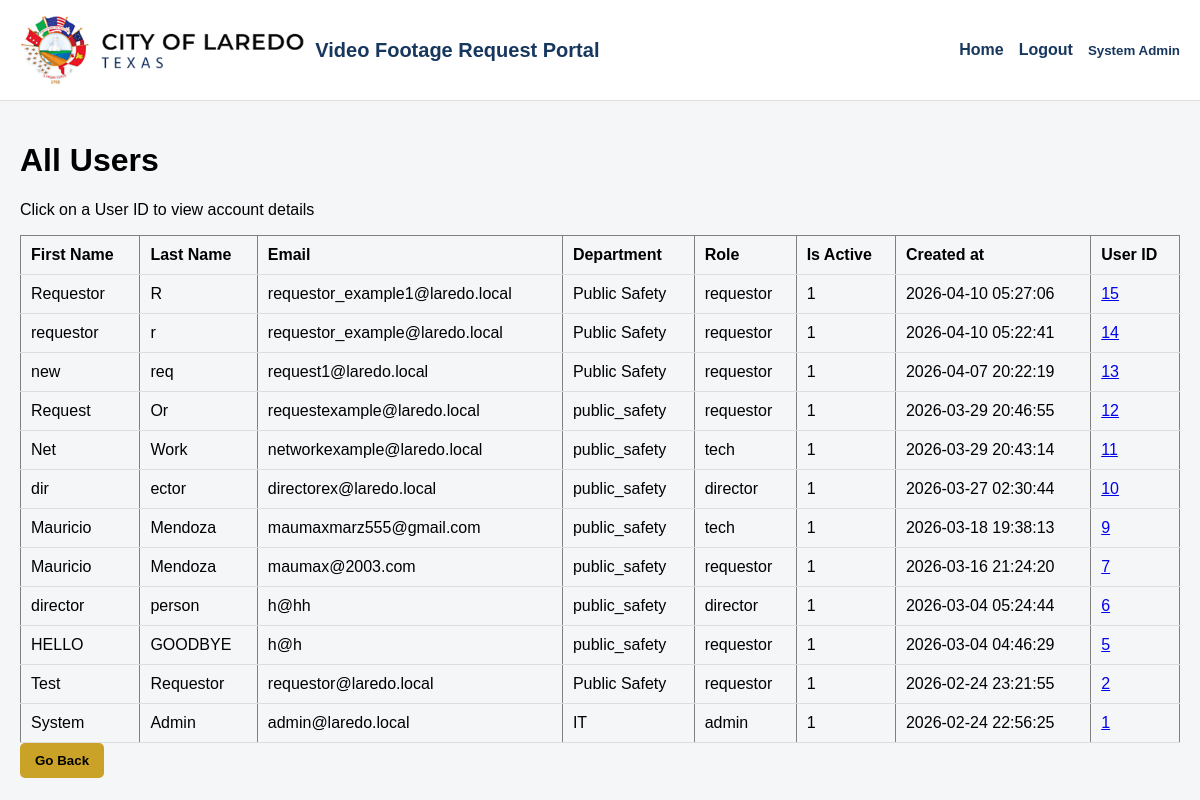
/admin/all_users (signed in), run on the app's committed database.
### tables this page shows
CREATE TABLE users (
  id INTEGER PRIMARY KEY AUTOINCREMENT,
  first_name TEXT NOT NULL,
  last_name  TEXT NOT NULL,
  email      TEXT NOT NULL UNIQUE,
  password_hash TEXT NOT NULL,
  role TEXT NOT NULL CHECK (role IN ('requestor','director','tech','admin')),
  department TEXT,
  is_active INTEGER NOT NULL DEFAULT 1,
  created_at TEXT NOT NULL DEFAULT (datetime('now')),
  updated_at TEXT NOT NULL DEFAULT (datetime('now'))
, employee_id TEXT, division TEXT, job_title TEXT);

### app.py (the view)
    @app.route("/admin/all_users")
    @login_required
    @role_required("admin")
    def all_users():
        db = get_db()
        rows = db.execute(
            """
            SELECT first_name, last_name, email, department, role, is_active, created_at, id
            FROM users
            ORDER BY created_at DESC
            """
        ).fetchall()
        return render_template("all_users.html", users=rows)

### auth.py (called while the page is built)
def login_required(view):
    @wraps(view)
    def wrapped(*args, **kwargs):
        if session.get("user_id") is None:
            return redirect(url_for("login"))
        return view(*args, **kwargs)
    return wrapped

def role_required(*roles):
    def decorator(view):
        @wraps(view)
        def wrapped(*args, **kwargs):
            if session.get("user_id") is None:
                return redirect(url_for("login"))
            if session.get("role") not in roles:
                flash("You do not have permission to access that page.", "error")
                log_action("ACCESS_DENIED")
                return redirect(url_for("dashboard"))
            return view(*args, **kwargs)
        return wrapped
    return decorator

### db.py (called while the page is built)
def get_db():
    if "db" not in g:
        g.db = sqlite3.connect(current_app.config["DATABASE"])
        g.db.row_factory = sqlite3.Row
        g.db.execute("PRAGMA foreign_keys = ON;")
    return g.db

### templates/all_users.html (shortened to what this page needs)
{% extends "base.html" %}
{% block content %}
    <h1>All Users</h1>
    <div>
        <p>Click on a User ID to view account details</p>
    </div>
    {% if users %}
        <table border="1" cellpadding="6">
            <tr>
                <th>First Name</th>
                <th>Last Name</th>
                <th>Email</th>
                <th>Department</th>
                <th>Role</th>
                <th>Is Active</th>
                <th>Created at</th>
                <th>User ID</th>
            </tr>
            {% for r in users %}
                <tr>
                    <td>{{ r["first_name"] }}</td>
                    <td>{{ r["last_name"] }}</td>
                    <td>{{ r["email"] }}</td>
                    <td>{{ r["department"] }}</td>
                    <td>{{ r["role"] }}</td>
                    <td>{{ r["is_active"] }}</td>
                    <td>{{ r["created_at"] }}</td>
                    <td>
                        <a href="{{ url_for('admin_user_details', user_id=r['id']) }}" class="user-id-btn">
                            {{ r["id"] }}
                        </a>
                    </td>
                </tr>
            {% endfor %}
        </table>
    {% else %}
        <p>No active users</p>
    {% endif %}
    <a href="{{ url_for('admin_dashboard') }}">
        <button type="button">Go Back</button>
    </a>
{% endblock %}

### templates/base.html (shortened to what this page needs)
<!DOCTYPE html>
<html lang="en">
<head>
</head>
<body>
    <div class="header {% if request.endpoint == 'login' %}login-header{% endif %}">
        <div class="brand">
            <img src="{{ url_for('static', filename='img/laredo_logo.png') }}" alt="Laredo Logo">
            <span>Video Footage Request Portal</span>
        </div>
        {% if request.endpoint != 'login' %}
        <div class="nav">
            {% if current_user %}
                <a href="{{ url_for('home') }}">Home</a>
                <a href="{{ url_for('logout') }}">Logout</a>
                <div class="user-menu" id="userMenu">
                    <button type="button" class="user-toggle" onclick="toggleUserMenu()">
                        {{ current_user["first_name"] }} {{ current_user["last_name"] }}
                    </button>
                </div>
            {% else %}
                <a href="{{ url_for('login') }}">Login</a>
                <a href="{{ url_for('create_account') }}">Create Account</a>
            {% endif %}
        </div>
        {% endif %}
    </div>
    <div class="{% block container_class %}container{% endblock %}">
        {% block content %}{% endblock %}
    </div>
</body>
</html>

### templates/base.html (style rules this page uses)
body { margin: 0; font-family: Arial, sans-serif; background: #f4f6f8; }
.header { background: white; padding: 15px 20px; display: flex; align-items: center; border-bottom: 1px solid #ddd; }
.brand { font-weight: bold; color: #17375e; font-size: 20px; display: flex; align-items: center; gap: 10px; }
.brand img { height: 70px; width: auto; }
.nav { display: flex; align-items: center; gap: 15px; margin-left: auto; }
.nav a { text-decoration: none; color: #17375e; font-weight: bold; }
.container { padding: 20px; }
button { background: #c9a227; border: none; padding: 10px 15px; font-weight: bold; cursor: pointer; border-radius: 5px; }
table { width: 100%; border-collapse: collapse; }
th, td { padding: 10px; border-bottom: 1px solid #ddd; text-align: left; }
.user-menu { position: relative; display: inline-block; }
.user-toggle { display: flex; align-items: center; gap: 8px; background: none; border: none; cursor: pointer; font-weight: bold; color: #17375e; padding: 0; }

### data on the page
users: first_name "System", last_name "Admin", email "admin@laredo.local", department "IT", role "admin", is_active "1", created_at "2026-02-24 22:56:25", id "1"
users: first_name "Requestor", last_name "R", email "requestor_example1@laredo.local", department "Public Safety", role "requestor", is_active "1", created_at "2026-04-10 05:27:06", id "15"
users: first_name "requestor", last_name "r", email "requestor_example@laredo.local", department "Public Safety", role "requestor", is_active "1", created_at "2026-04-10 05:22:41", id "14"
users: first_name "new", last_name "req", email "request1@laredo.local", department "Public Safety", role "requestor", is_active "1", created_at "2026-04-07 20:22:19", id "13"
users: first_name "Request", last_name "Or", email "requestexample@laredo.local", department "public_safety", role "requestor", is_active "1", created_at "2026-03-29 20:46:55", id "12"
users: first_name "Net", last_name "Work", email "networkexample@laredo.local", department "public_safety", role "tech", is_active "1", created_at "2026-03-29 20:43:14", id "11"
users: first_name "dir", last_name "ector", email "directorex@laredo.local", department "public_safety", role "director", is_active "1", created_at "2026-03-27 02:30:44", id "10"
users: first_name "Mauricio", last_name "Mendoza", email "maumaxmarz555@gmail.com", department "public_safety", role "tech", is_active "1", created_at "2026-03-18 19:38:13", id "9"
users: first_name "Mauricio", last_name "Mendoza", email "maumax@2003.com", department "public_safety", role "requestor", is_active "1", created_at "2026-03-16 21:24:20", id "7"
users: first_name "director", last_name "person", email "h@hh", department "public_safety", role "director", is_active "1", created_at "2026-03-04 05:24:44", id "6"
users: first_name "HELLO", last_name "GOODBYE", email "h@h", department "public_safety", role "requestor", is_active "1", created_at "2026-03-04 04:46:29", id "5"
users: first_name "Test", last_name "Requestor", email "requestor@laredo.local", department "Public Safety", role "requestor", is_active "1", created_at "2026-02-24 23:21:55", id "2"
